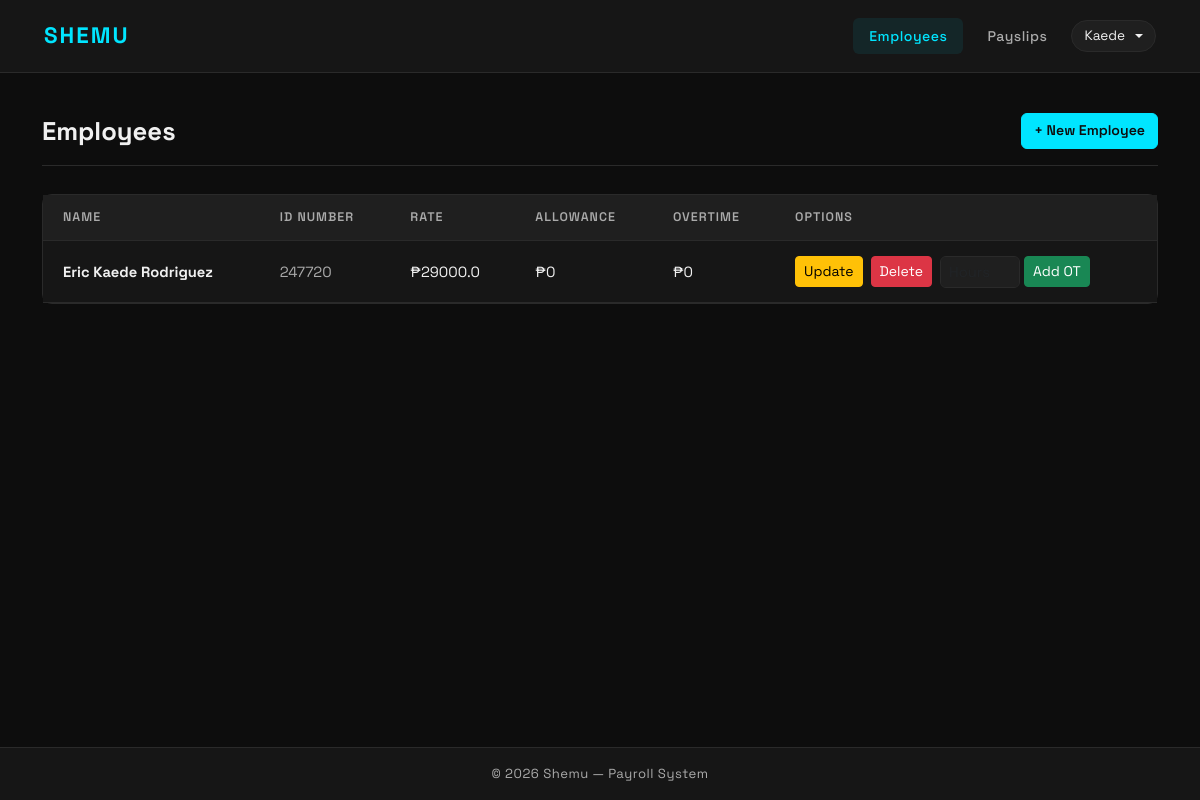
Screenshot of / (signed in) with the database file from the repository.
### payroll_app/models.py (models this page shows, shortened)
class Employee(models.Model):
    name = models.CharField(max_length=300)
    id_number = models.CharField(max_length=50, primary_key=True, unique=True)
    rate = models.FloatField()
    overtime_pay = models.FloatField(null=True, blank=True)
    allowance = models.FloatField(null=True, blank=True)

### payroll_app/views.py (the view)
# urls.py: path('', views.employees, name='employees'),
def employees(request):
    if not request.user.is_authenticated:
        return redirect('login')
    all_employees = Employee.objects.all()
    return render(request, 'payroll_app/employees.html', {'employees': all_employees})

### payroll_app/templates/payroll_app/employees.html (shortened to what this page needs)
{% extends 'payroll_app/base.html' %}
{% block content %}
<div class="page-header">
    <h1 class="page-title">Employees</h1>
    <a href="{% url 'create_employee' %}" class="btn btn-accent">+ New Employee</a>
</div>
<div class="card">
    <table class="table table-hover mb-0">
        <thead>
            <tr>
                <th>Name</th>
                <th>ID Number</th>
                <th>Rate</th>
                <th>Allowance</th>
                <th>Overtime</th>
                <th>Options</th>
            </tr>
        </thead>
        <tbody>
            {% for emp in employees %}
            <tr>
                <td><strong>{{ emp.name }}</strong></td>
                <td><span class="text-muted">{{ emp.id_number }}</span></td>
                <td>₱{{ emp.rate }}</td>
                <td>₱{{ emp.allowance|default:"0" }}</td>
                <td>₱{{ emp.overtime_pay|default:"0" }}</td>
                <td>
                    <div class="d-flex align-items-center gap-2 flex-wrap">
                        <a href="{% url 'update_employee' emp.id_number %}" class="btn btn-sm btn-warning">Update</a>
                        <form method="post" action="{% url 'delete_employee' emp.id_number %}" class="d-inline" onsubmit="return confirm('Are you sure you want to delete {{ emp.name }}?')">
                            <button type="submit" class="btn btn-sm btn-danger">Delete</button>
                        </form>
                        <form method="post" action="{% url 'add_overtime' emp.id_number %}" class="d-inline d-flex align-items-center gap-1">
                            <input type="number" name="overtime_hours" placeholder="Hours" min="0" step="0.01" class="form-control form-control-sm" style="width:80px">
                            <button type="submit" class="btn btn-sm btn-success">Add OT</button>
                        </form>
                    </div>
                </td>
            </tr>
            {% empty %}
            <tr>
                <td colspan="6" class="text-center text-muted py-4">No employees yet. Add one to get started.</td>
            </tr>
            {% endfor %}
        </tbody>
    </table>
</div>
{% endblock %}

### payroll_app/templates/payroll_app/base.html (shortened to what this page needs)
<!DOCTYPE html>
<html lang="en" data-theme="dark">
<head>
    <link href="https://cdn.jsdelivr.net/npm/bootstrap@5.3.0/dist/css/bootstrap.min.css" rel="stylesheet">
</head>
<body>
<nav class="navbar navbar-expand-lg">
    <div class="container">
        <a class="navbar-brand" href="{% url 'employees' %}">Shemu</a>
        <div class="navbar-nav ms-auto d-flex align-items-center gap-2">
            {% if request.user.is_authenticated %}
                <a class="nav-link {% if request.resolver_match.url_name == 'employees' or request.resolver_match.url_name == 'create_employee' or request.resolver_match.url_name == 'update_employee' %}active{% endif %}" href="{% url 'employees' %}">Employees</a>
                <a class="nav-link {% if request.resolver_match.url_name == 'payslips' or request.resolver_match.url_name == 'view_payslip' %}active{% endif %}" href="{% url 'payslips' %}">Payslips</a>
                <div class="dropdown">
                    <button class="theme-toggle dropdown-toggle" type="button" data-bs-toggle="dropdown" aria-expanded="false">
                        {{ request.user.username }}
                    </button>
                </div>
            {% else %}
                <button class="theme-toggle" onclick="toggleTheme()" id="themeBtn">☀️ Light</button>
            {% endif %}
        </div>
    </div>
</nav>
<div class="main-content">
    <div class="container">
        {% block content %}{% endblock %}
    </div>
</div>
<footer>
    &copy; 2026 Shemu &mdash; Payroll System
</footer>
</body>
</html>

### payroll_app/templates/payroll_app/base.html (style rules this page uses)
[data-theme="dark"] { --bg: #0d0d0d; --surface: #161616; --surface2: #1f1f1f; --border: #2a2a2a; --accent: #00e5ff; --accent-hover: rgba(0, 229, 255, 0.08); --text: #f0f0f0; --text-inverse: #0d0d0d; --muted: #aaaaaa; --table-hover: rgba(255,255,255,0.03); --input-bg: #1f1f1f; --input-border: #2a2a2a; }
* { box-sizing: border-box; }
body { font-family: 'Space Grotesk', sans-serif; background-color: var(--bg); color: var(--text); min-height: 100vh; display: flex; flex-direction: column; transition: background-color 0.3s, color 0.3s; }
.navbar { background-color: var(--surface) !important; border-bottom: 1px solid var(--border); padding: 0.9rem 2rem; transition: background-color 0.3s; }
.navbar-brand { font-size: 1.4rem; font-weight: 700; color: var(--accent) !important; letter-spacing: 2px; text-transform: uppercase; }
.nav-link { color: var(--muted) !important; font-weight: 500; font-size: 0.88rem; letter-spacing: 0.5px; padding: 0.45rem 1rem !important; border-radius: 6px; transition: all 0.2s; }
.nav-link.active { color: var(--accent) !important; background-color: var(--accent-hover); }
.theme-toggle { background: var(--surface2); border: 1px solid var(--border); border-radius: 20px; padding: 0.3rem 0.75rem; cursor: pointer; font-size: 0.85rem; color: var(--text); transition: all 0.2s; display: flex; align-items: center; gap: 0.4rem; }
.text-muted { color: var(--muted) !important; }
.main-content { flex: 1; padding: 2.5rem 0; }
.page-header { display: flex; justify-content: space-between; align-items: center; margin-bottom: 1.75rem; padding-bottom: 1rem; border-bottom: 1px solid var(--border); }
.page-title { font-size: 1.6rem; font-weight: 700; color: var(--text); margin: 0; }
.card { background-color: var(--surface); border: 1px solid var(--border); border-radius: 10px; box-shadow: none; transition: background-color 0.3s; }
.table { color: var(--text); margin-bottom: 0; }
.table thead th { background-color: var(--surface2); color: var(--muted); font-weight: 600; font-size: 0.78rem; letter-spacing: 1px; text-transform: uppercase; border-color: var(--border); padding: 0.85rem 1.25rem; }
.table tbody td { padding: 0.9rem 1.25rem; vertical-align: middle; border-color: var(--border); font-size: 0.92rem; background-color: var(--surface); color: var(--text); }
.btn-accent { background-color: var(--accent); border-color: var(--accent); color: var(--text-inverse); font-weight: 600; font-size: 0.88rem; }
[data-theme="dark"] .btn-accent { color: var(--bg); }
.form-control, .form-select { background-color: var(--input-bg); border-color: var(--input-border); color: var(--text); border-radius: 6px; font-size: 0.92rem; transition: all 0.2s; }
footer { background-color: var(--surface); border-top: 1px solid var(--border); color: var(--muted); text-align: center; padding: 1rem; font-size: 0.82rem; letter-spacing: 0.5px; transition: background-color 0.3s; }

### rows the page displays
Employee: name "Eric Kaede Rodriguez", id_number "247720", rate "29000.0", allowance "0", overtime_pay "0"

### other values shown
{{ request.user.username }} "Kaede"
